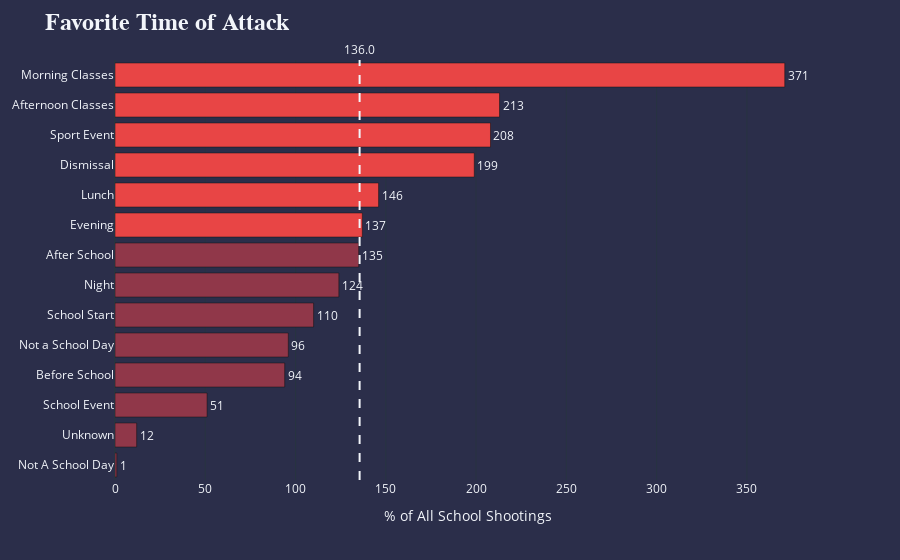

The cell this chart's notebook holds for it:
### Markdown cell above
<a class="anchor" id="3.1.4"></a>
## 3.1.4. Favorite Time of Attack

### Code cell
_ = dfi.groupby('time_period')['incident_id'].count().sort_values(ascending=True).reset_index()
_['percent'] = _['incident_id'].apply(lambda x: round(x*100/(dfi.time_period.count()), 2) )

fig = px.bar(_, 
             y="time_period",
             x='incident_id',
             orientation='h',
             text_auto=True,
            )

fig.update_layout(title='<b>Favorite Time of Attack<b>',
                  titlefont={'size': 24,
                             'family': 'Proxima Nova',
                            },
                  template='plotly_dark',
                  paper_bgcolor='#2B2E4A',
                  plot_bgcolor='#2B2E4A',
                  yaxis_title=None,
                  xaxis_title='% of All School Shootings'
                 )

fig.add_vline(
    x = _.incident_id.mean(),
    line_width = 2,
    line_dash = 'dash',
    annotation_text = round(_.incident_id.mean(), 0),
    annotation_position = 'top',
)

color = ['#903749',]*14
for c in range(8,14):
    color[c] = '#E84545'

fig.update_traces(textfont_size=12,
                  textangle=0,
                  textposition='outside',
                  cliponaxis=False,
                  marker_color = color,
                 )

fig.show()

### Figure 1 — Plotly figure (JSON) as saved in the notebook; plotly's stock layout.template omitted (floating-point values rounded to 4 significant figures)
{"data": [{"alignmentgroup": "True", "cliponaxis": false, "hovertemplate": "incident_id=%{x}<br>time_period=%{y}<extra></extra>", "legendgroup": "", "marker": {"color": ["#903749", "#903749", "#903749", "#903749", "#903749", "#903749", "#903749", "#903749", "#E84545", "#E84545", "#E84545", "#E84545", "#E84545", "#E84545"], "pattern": {"shape": ""}}, "name": "", "offsetgroup": "", "orientation": "h", "showlegend": false, "textangle": 0, "textfont": {"size": 12}, "textposition": "outside", "texttemplate": "%{x}", "type": "bar", "x": [1, 12, 51, 94, 96, 110, 124, 135, 137, 146, 199, 208, 213, 371], "xaxis": "x", "y": ["Not A School Day", "Unknown", "School Event", "Before School", "Not a School Day", "School Start", "Night", "After School", "Evening", "Lunch", "Dismissal", "Sport Event", "Afternoon Classes", "Morning Classes"], "yaxis": "y"}], "layout": {"annotations": [{"showarrow": false, "text": "136.0", "x": 135.5, "xanchor": "center", "xref": "x", "y": 1, "yanchor": "bottom", "yref": "y domain"}], "barmode": "relative", "legend": {"tracegroupgap": 0}, "margin": {"t": 60}, "paper_bgcolor": "#2B2E4A", "plot_bgcolor": "#2B2E4A", "shapes": [{"line": {"dash": "dash", "width": 2}, "type": "line", "x0": 135.5, "x1": 135.5, "xref": "x", "y0": 0, "y1": 1, "yref": "y domain"}], "title": {"font": {"family": "Proxima Nova", "size": 24}, "text": "<b>Favorite Time of Attack<b>"}, "xaxis": {"anchor": "y", "domain": [0.0, 1.0], "title": {"text": "% of All School Shootings"}}, "yaxis": {"anchor": "x", "domain": [0.0, 1.0], "title": {}}}}
